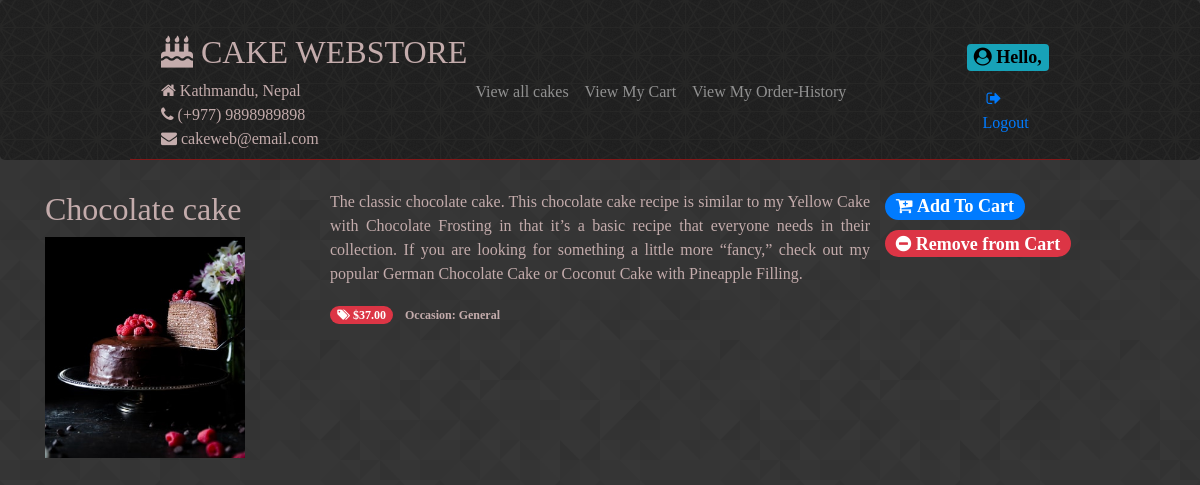
/products/4/, run on the app's committed database.
### store/models.py (models this page shows, shortened)
class Product(models.Model):
    id = models.AutoField(primary_key=True)
    name = models.CharField(max_length=200)
    description = models.TextField()
    occasion = models.CharField(choices=OCCASIONS, max_length=2, default='G')
    price = models.FloatField()
    discount_rate = models.FloatField(null=False, blank=True, default=0)
    sale_start = models.DateTimeField(blank=True, null=True, default=None)
    sale_end = models.DateTimeField(blank=True, null=True, default=None)
    photo = models.ImageField(blank=True, null=True,
                              default=None, upload_to='products')
    def is_on_sale(self):
        now = timezone.now()
        if self.sale_start:
            if self.sale_end:
                return self.sale_start <= now <= self.sale_end
            return self.sale_start <= now
        return False
    def get_price(self):
        return self.price

### store/views.py (the view)
# urls.py: path('products/<pk>/', store.views.CakeSingleView.as_view(), name='showCake'),
class CakeSingleView(DetailView):
    model = Product
    template_name = 'store/product.html'

### store/templates/store/product.html (shortened to what this page needs)
{% extends "base.html" %}
{% block content %}
<div class="row">
  <div class="col-sm-3">
    <h2>{{ product.name }}</h2>
    {% if product.photo %}
    <div>
      <a href="{% url 'showCake' product.id %}">
        <img width="200" src="{{ MEDIA_URL }}{{ product.photo }}" />
      </a>
    </div>
    {% endif %}
  </div>
  <div class="col-sm-6">
    <p class="text-justify">{{ product.description }}</p>
    {% if product.is_on_sale %}
    <p>
      <span class="badge badge-pill badge-danger"><i
          class="fa fa-tags"></i>&nbsp<del>${{ product.get_price|floatformat:2 }}</del></span><br />
      <span class="badge badge-pill badge-warning">SALE: ${{ product.current_price|floatformat:2 }}</span>
    </p>
    {% else %}
    <p>
      <span class="badge badge-pill badge-danger"><i
          class="fa fa-tags"></i>&nbsp${{ product.get_price|floatformat:2 }}</span>
      <span class="badge">&nbspOccasion: {{ product.get_occasion_display }}</span>
    </p>
  </div>
  {% endif %}
  <div>
    <a href="{% url 'addToCart' product.id %}">
      <h4><span class="badge badge-pill badge-primary"><i class="fa fa-cart-plus">&nbsp</i>Add To Cart</span></h4>
    </a>
    <a href="{% url 'removeFromCart' product.id %}">
      <h4><span class="badge badge-pill badge-danger"><i class="fa fa-minus-circle"></i>&nbsp</i>Remove from Cart</span>
      </h4>
    </a>
  </div>
</div>
</div>
{% endblock %}

### store/static/store/styles.css (style rules this page uses)
body { font-family: Caslon !important; color: #c4acac; background: url(images/prism.png) fixed; }

### data on the page
Product: name "Chocolate cake", photo (picture), description "The classic chocolate cake. This chocolate cake recipe is similar to my Yellow Cake with Chocolate Frosting in that it’s a basic recipe that everyone needs in their collection. If you are looking for something a little more “fancy,” check out my popular German Chocolate Cake or Coconut Cake with Pineapple Filling.", get_price "37.00", occasion "General"
